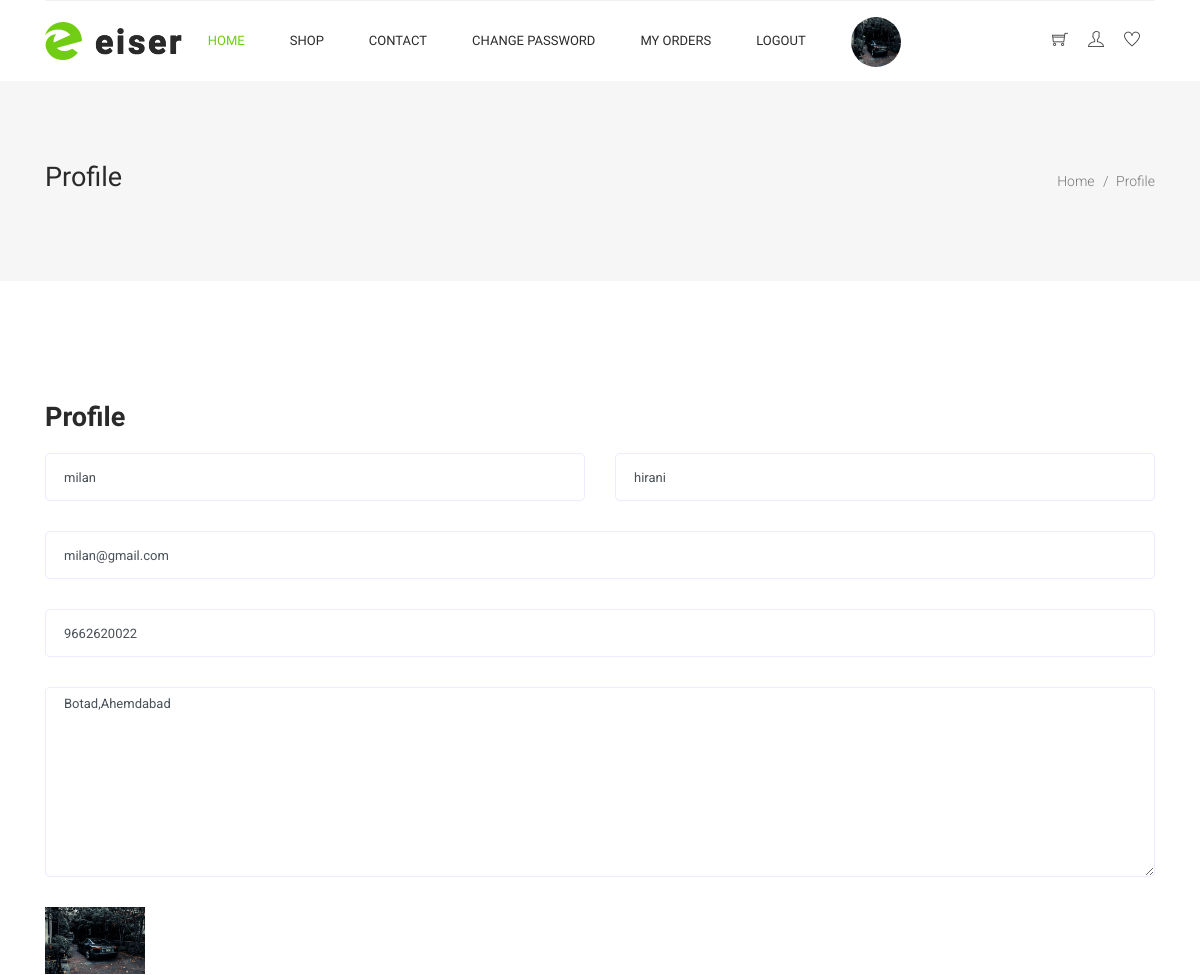
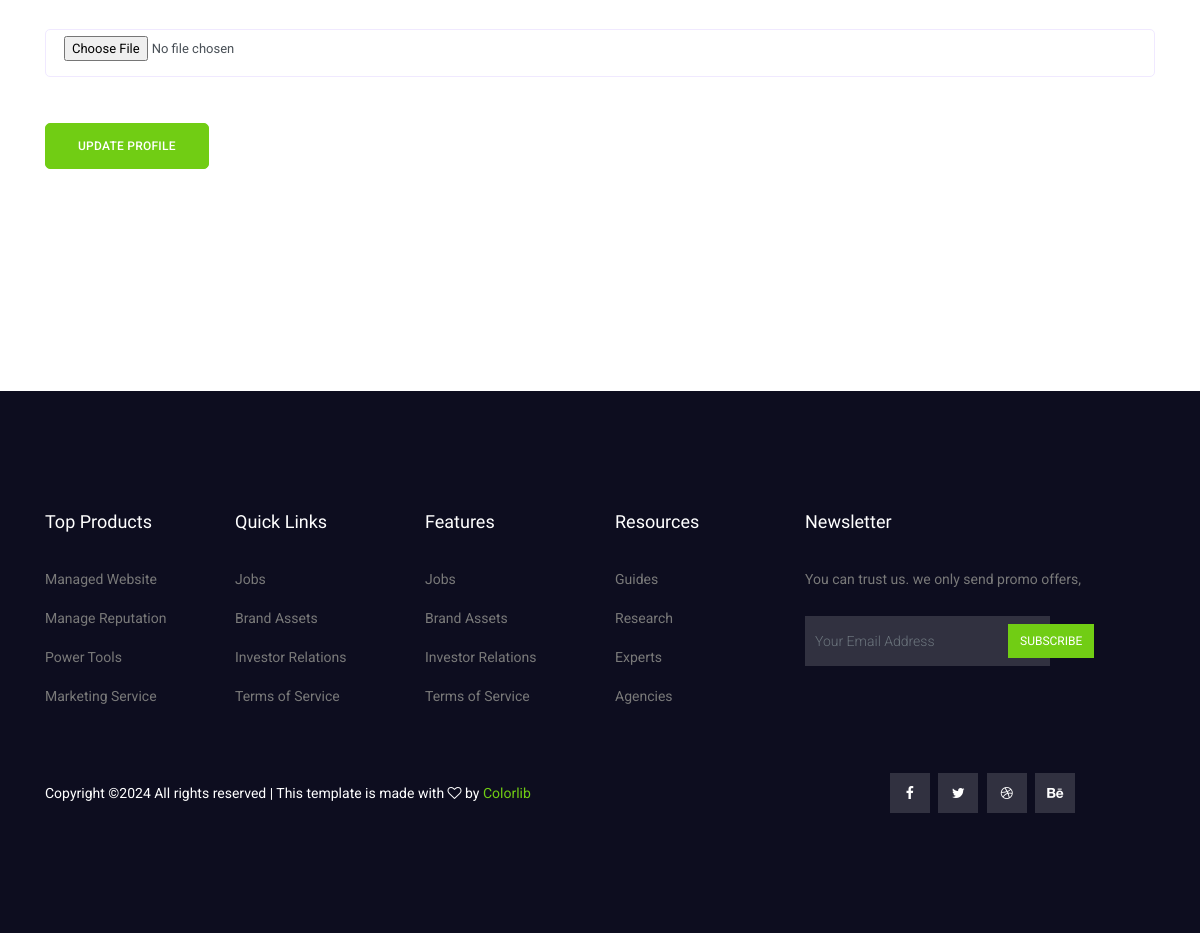
The app's page /profile/ (signed in) with its own data (2 pictures, top to bottom).
### myapp/models.py (models this page shows, shortened)
class User(models.Model):
	fname=models.CharField(max_length=100)
	lname=models.CharField(max_length=100)
	email=models.EmailField()
	mobile=models.PositiveIntegerField()
	address=models.TextField()
	password=models.CharField(max_length=100)
	profile_picture=models.ImageField(upload_to="profile_picture/",default="")
	usertype=models.CharField(max_length=100,default="Buyer")

### myapp/views.py (the view)
# urls.py: path('profile/',views.profile,name='profile'),
def profile(request):
	user=User.objects.get(email=request.session['email'])
	if request.method=="POST":
		user.fname=request.POST['fname']
		user.lname=request.POST['lname']
		user.mobile=request.POST['mobile']
		user.address=request.POST['address']
		try:
			user.profile_picture=request.FILES['profile_picture']
		except:
			pass
		user.save()
		msg="Profile Updated Successfuly"
		if user.usertype=="Buyer":
			return render(request,'profile.html',{'user':user,'msg':msg})
		else:
			return render(request,'seller-profile.html',{'user':user,'msg':msg})
	else:
		if user.usertype=="Buyer":
			return render(request,'profile.html',{'user':user})
		else:
			return render(request,'seller-profile.html',{'user':user})

### myapp/templates/profile.html (shortened to what this page needs)
{% extends 'header.html' %}
{% load static %}
{% block content %}
<!DOCTYPE html>
<html lang="en">
  <head>
  </head>
  <body>
     <section class="banner_area">
      <div class="banner_inner d-flex align-items-center">
        <div class="container">
          <div
            class="banner_content d-md-flex justify-content-between align-items-center"
          >
            <div class="mb-3 mb-md-0">
              <h2>Profile</h2>
            </div>
            <div class="page_link">
              <a href="index.html">Home</a>
              <a href="{% url 'profile' %}">Profile</a>
            </div>
          </div>
        </div>
      </div>
    </section>
  <section class="section_gap">
    <div class="container">
      <div class="d-none d-sm-block mb-5 pb-4">
      <div class="row">
        <div class="col-12">
          <h2 class="contact-title">Profile</h2>
        </div>
        <div class="col-lg-12 mb-4 mb-lg-0">
          <form class="form-contact contact_form" action="{% url 'profile' %}" method="post"enctype="multipart/from-data ">
            <div class="row">
              <div class="col-sm-6">
                <div class="form-group">
                  <input class="form-control" name="fname" id="name" type="text" value="{{user.fname}}">
                </div>
              </div>
              <div class="col-sm-6">
                <div class="form-group">
                  <input class="form-control" name="lname" id="name" type="text" value="{{user.lname}}">
                </div>
              </div>
              <div class="col-sm-12">
                <div class="form-group">
                  <input class="form-control" name="email" id="email" type="email"  value="{{user.email}}" readonly>
                </div>
              </div>
               <div class="col-12">
                <div class="form-group">
                  <input class="form-control" name="mobile" id="subject" type="text"  value="{{user.mobile}}">
                </div>
              </div>
              <div class="col-12">
                <div class="form-group">
                    <textarea class="form-control w-100" name="address" id="message" cols="30" rows="9" placeholder="Enter Address">{{user.address}}</textarea>
                </div>
              </div>
               <div class="col-12">
             <div class="form-group">
                <img src="{{user.profile_picture.url}}" style="width: 100px; width: 100px;">
                </div>
              </div>
            <div class="col-12">
             <div class="form-group">
                  <input class="form-control" name="profile-picture" id="subject" type="file">
                </div>
              </div>
            </div>
            <div class="form-group mt-lg-3">
              <button type="submit" class="main_btn">Update Profile</button>
            </div>
          </form>
        </div>
      </div>
    </div>
  </section>
</body>
</html>
{% endblock %}

### myapp/static/css/style.css (style rules this page uses)
body { line-height:24px;font-size:14px;font-family:"Roboto",sans-serif;font-weight:normal;color:#797979 }
h1,h2,h3,h4,h5,h6 { font-family:"Heebo",sans-serif;color:#2a2a2a;font-weight:500 }
a { text-decoration:none;transition:all 0.3s ease-in-out }
.section_gap { padding:120px 0px }
.banner_area { position:relative;z-index:1;min-height:200px }
.banner_area .banner_inner { position:relative;overflow:hidden;width:100%;min-height:200px;background:#f6f6f6;z-index:1 }
.banner_area .banner_inner .banner_content { position:relative;z-index:10 }
.banner_area .banner_inner .banner_content h2 { font-size:27px;font-weight:500 }
.banner_area .banner_inner .banner_content .page_link a { font-size:14px;font-weight:300;color:#797979;font-family:"Roboto",sans-serif;margin-right:18px;position:relative }
.banner_area .banner_inner .banner_content .page_link a:before { content:"/";font-size:14px;position:absolute;right:-14px;top:50%;transform:translateY(-50%) }
.banner_area .banner_inner .banner_content .page_link a:last-child { margin-right:0px }
.banner_area .banner_inner .banner_content .page_link a:last-child:before { display:none }
.contact-title { font-size:27px;font-weight:600;margin-bottom:20px }
.form-contact .form-group { margin-bottom:15px }
@media (min-width: 1000px) { .form-contact .form-group { margin-bottom:30px } }
.form-contact .form-control { border:1px solid #f0e9ff;border-radius:5px;height:48px;padding-left:18px;font-size:13px;background:transparent }
.form-contact .form-control::placeholder { font-weight:300;color:#999999 }
.form-contact textarea { border-radius:12px;height:100% !important }
h2 { font-size:30px }
.main_btn { display:inline-block;background:#71cd14;padding:0px 32px;letter-spacing:0.25px;color:#fff;font-family:"Roboto",sans-serif;font-size:12px;font-weight:500;line-height:44px;outline:none !important;box-shadow:none !important;text-align:center;border:1px solid #71cd14;cursor:pointer;text-transform:uppercase;transition:all 300ms linear 0s;border-radius:5px }

### records on screen
User: fname "milan", lname "hirani", email "milan@gmail.com", mobile "9662620022", address "Botad,Ahemdabad", profile_picture (picture)
